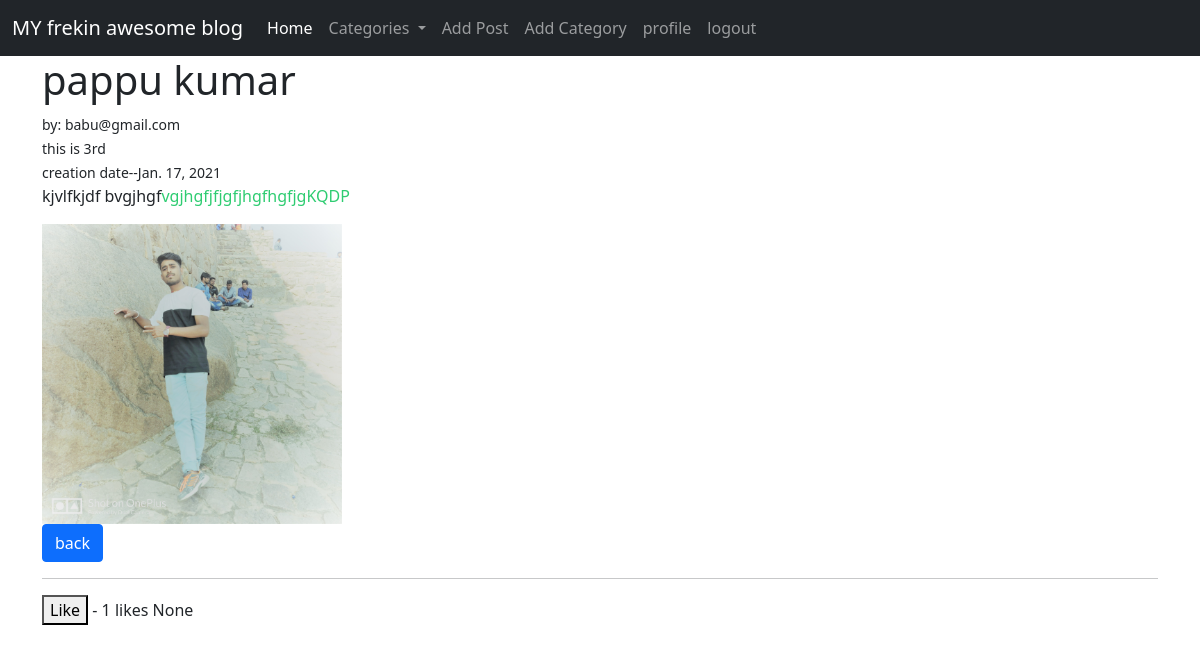
/article/6/ (signed in), run on the app's committed database.
### app/models.py (models this page shows, shortened)
class Post(models.Model):
	title=models.CharField(max_length=255,null=True,blank=True)
	title_tag=models.CharField(max_length=255,default="")
	author=models.ForeignKey(MyUser,on_delete=models.CASCADE,null=True,blank=True)
	body=RichTextField(blank=True,null=True)
	post_date=models.DateField(auto_now_add=True)
	category=models.CharField(max_length=255,default='uncategorized')
	likes=models.ManyToManyField(MyUser,related_name='blog_post')
	header_image=models.ImageField(null=True, blank=True, upload_to="images/")

class MyUser(AbstractBaseUser):
	email=models.EmailField(verbose_name='email_address',max_length=255,unique=True)
	first_name=models.CharField(max_length=100,default="none")
	last_name=models.CharField(max_length=100,default="none")
	is_active=models.BooleanField(default=True)
	is_admin=models.BooleanField(default=False)
	objects=MyUserManager()
	USERNAME_FIELD='email'
	def __str__(self):
		return self.email

class UserProfile(models.Model):
	user=models.OneToOneField(MyUser,on_delete=models.CASCADE,null=True,blank=True)
	bio=models.TextField(null=True,blank=True)
	profile_image=models.ImageField(null=True, blank=True, upload_to="images/")

### app/views.py (the view)
# urls.py: path('article/<int:pk>/',ArticleDetailView,name='ac'),
def ArticleDetailView(request,pk):
	object=Post.objects.get(id=pk)
	liked=False
	context={}
	context['post']=object
	total_likes=len(object.likes.all())
	cat_menu=Category.objects.all()
	context["cat_menu"]=cat_menu
	context["total_likes"]=total_likes
	return render(request,'app/article_details.html',context)

### app/models.py (called while the page is built)
	def __str__(self):
		return self.name

### templates/app/article_details.html (shortened to what this page needs)
{%extends 'app/base.html'%}
{% block content %}
<h1>{{post.title}}</h1>
<small> by: {{post.author}}<br/>
	{{post.title_tag}}</br> creation date--{{post.post_date}}
</small></br>
{{ post.body|safe }}
{% if post.header_image %}
<img src="{{post.header_image.url}}
" style="max-width: 300px;">
{%endif%}
<a href="{% url 'home' %}" class="btn btn-primary"> back</a>
<br/>
<hr/>
<form action="{% url 'like_post' post.pk %}" method="POST">
	{% if liked %}
		<button type="submit" name="post_id" value="{{post.id}}" class="btn-btn-danger">unLike</button>
		{%else%}
	<button type="submit" name="post_id" value="{{post.id}}" class="btn-btn-primary">Like</button> -
{%endif%}
	 {{ total_likes }} likes
{{user.userprofile.bio}}
</form>
{%endblock%}

### data on the page
Post: title "pappu kumar", author "babu@gmail.com", title_tag "this is 3rd", post_date "Jan. 17, 2021", body "kjvlfkjdf bvgjhgf vgjhgfjfjgfjhgfhgfjgKQDP", header_image (picture)
MyUser: userprofile.bio "None"

### other printed values
{{ total_likes }} "1"
